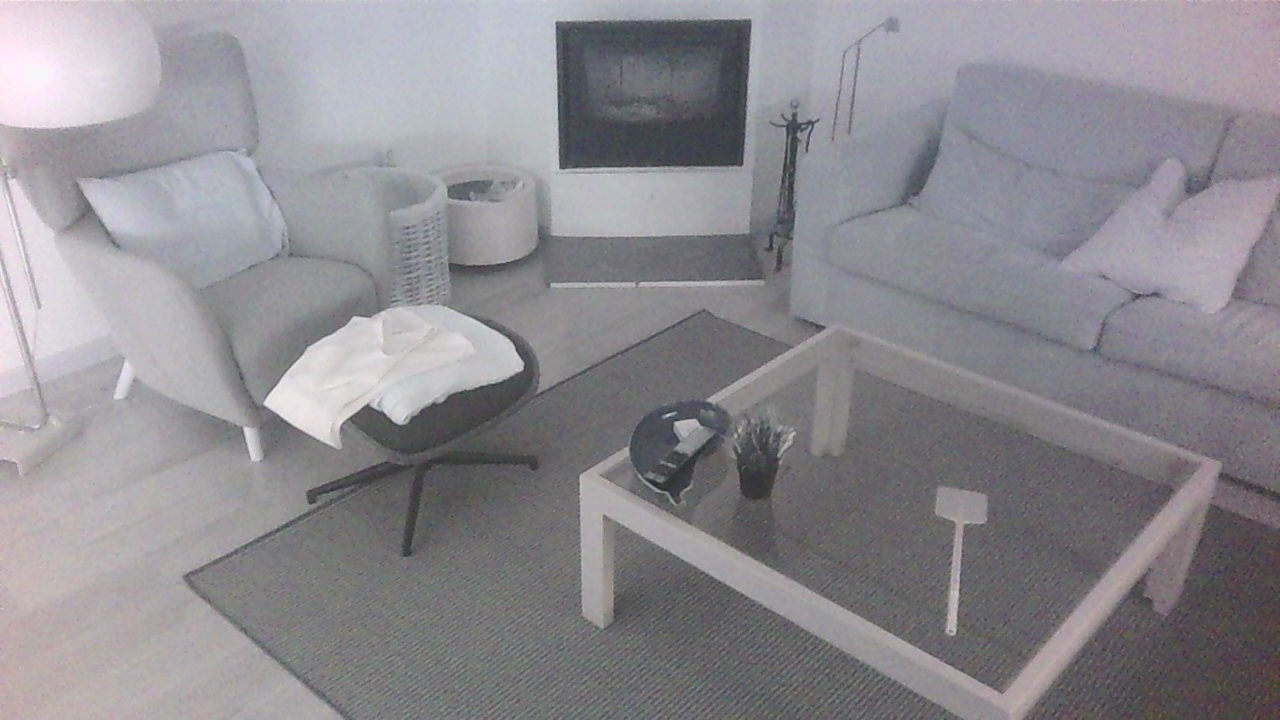
#> input picture ros2_ws/tests/stereo-calibration/cam1.jpg, 1280 x 720 px, found by its file name
$ python feature_detection.py
#> lines starting #> are read from the running program, lines starting #| are printed output that depends on the picture; pictures that were not available may be replaced by others from this repository, and a replacement may not be noted
import cv2
import numpy as np
import matplotlib.pyplot as plt


def resize_image(img, target_size):
    return cv2.resize(
        img, (target_size[1], target_size[0]), interpolation=cv2.INTER_LINEAR
    )


def detect_and_match_features(img1, img2):
    # Initialize ORB detector
    orb = cv2.ORB_create(500)

    # Detect keypoints and descriptors with ORB
    keypoints1, descriptors1 = orb.detectAndCompute(img1, None)
    keypoints2, descriptors2 = orb.detectAndCompute(img2, None)

    # Create BFMatcher object
    bf = cv2.BFMatcher(cv2.NORM_HAMMING, crossCheck=True)

    # Match descriptors
    matches = bf.match(descriptors1, descriptors2)

    # Sort them in the order of their distance
    matches = sorted(matches, key=lambda x: x.distance)

    # Draw matches
    img_matches = cv2.drawMatches(
        img1,
        keypoints1,
        img2,
        keypoints2,
        matches[:50],
        None,
        flags=cv2.DrawMatchesFlags_NOT_DRAW_SINGLE_POINTS,
    )

    return keypoints1, keypoints2, matches, img_matches


# Load the images
dir = "./tests/2/"
img1 = cv2.imread(dir + "cam1.jpg", cv2.IMREAD_GRAYSCALE)
#> img1: shape (720, 1280); min 35, max 247, mean 140
img2 = cv2.imread(dir + "cam3.jpg", cv2.IMREAD_GRAYSCALE)
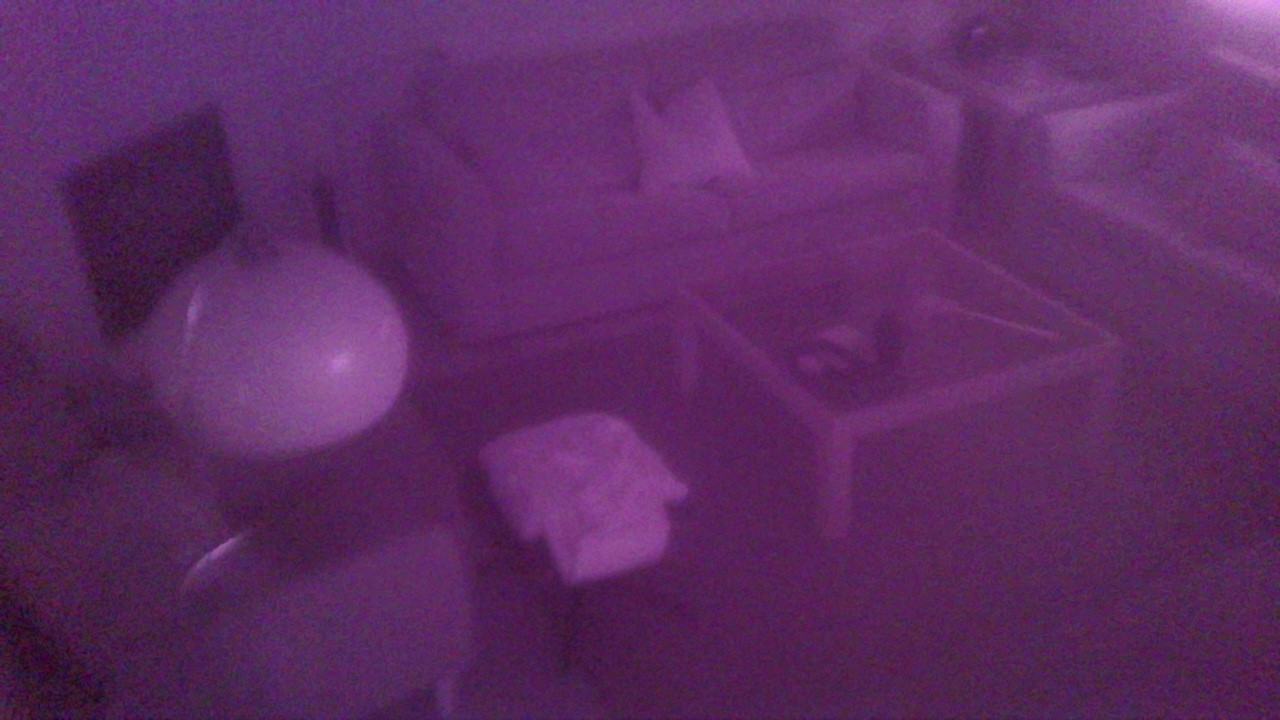
#> input picture ros2_ws/tests/stereo-calibration/cam2.jpg, 1280 x 720 px, given in place of cam3.jpg, which was not available
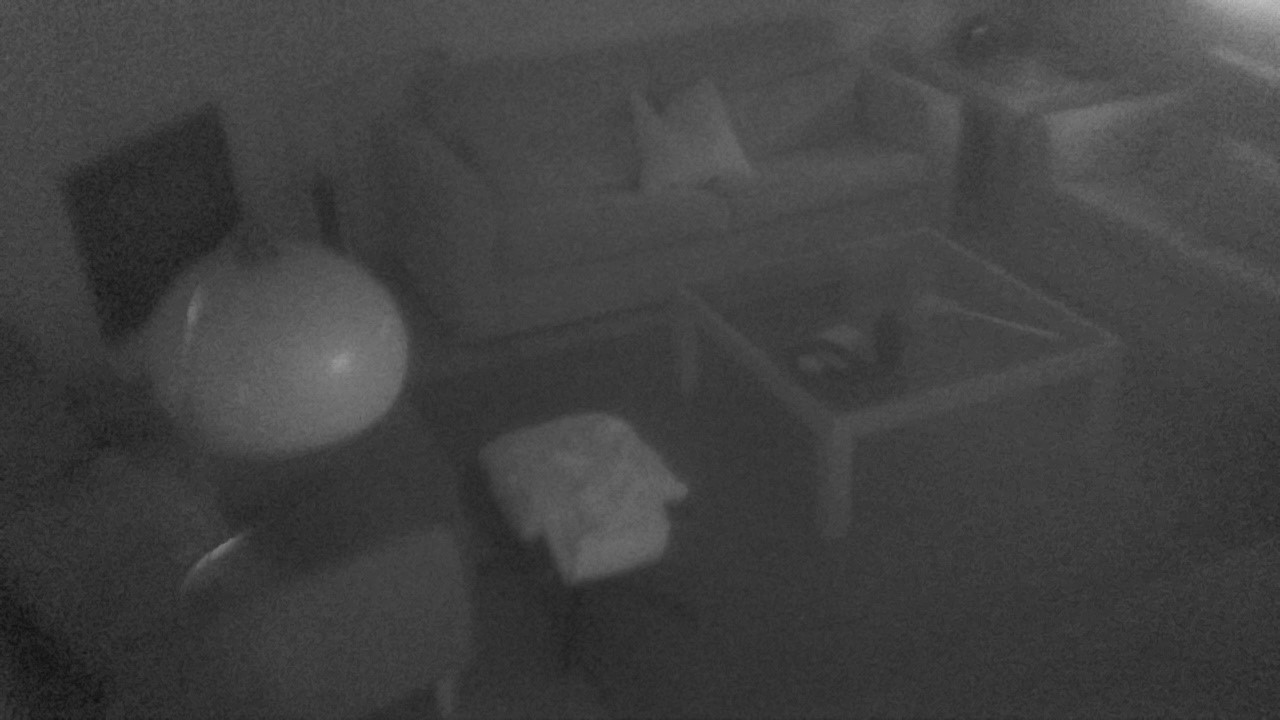
#> img2: shape (720, 1280); min 16, max 191, mean 65

# Preprocess the images
target_size = img2.shape  # Resize img1 to match the size of img2
#> target_size = (720, 1280)


# [4 lines of commented-out code are left out]


img1_pre = resize_image(img1, target_size)


# img2_med = cv2.medianBlur(img2, 3)
img2_prep = cv2.GaussianBlur(img2, (5,5), 0)
img2_prep = cv2.bilateralFilter(img2_prep, 11, 0, 0)


# comp = cv2.resize(cv2.hconcat((img2, img2_eq, img2_prep)), (0, 0), fx=0.5, fy=0.5)
# cv2.imshow("comparison", comp)

keypoints1, keypoints2, matches, img_matches = detect_and_match_features(
    img1_pre, img2_prep
)
#> in detect_and_match_features, `keypoints1, descriptors1 = orb.detectAndCompute(img1, None)`: keypoints1 = 500 keypoints; strongest (x, y, size): (562, 168, 37.2), (676, 424, 31), (520, 364, 92.6), (516, 365, 111.1)
#> in detect_and_match_features, `keypoints2, descriptors2 = orb.detectAndCompute(img2, None)`: keypoints2 = 2 keypoints; (x, y, size): (229, 541, 111.1), (230, 540, 92.6)
#> in detect_and_match_features, `matches = bf.match(descriptors1, descriptors2)`: matches = 1 matches
#> in detect_and_match_features, `img_matches = cv2.drawMatches( img1, keypoints1, img2, keypoints2, mat..`:
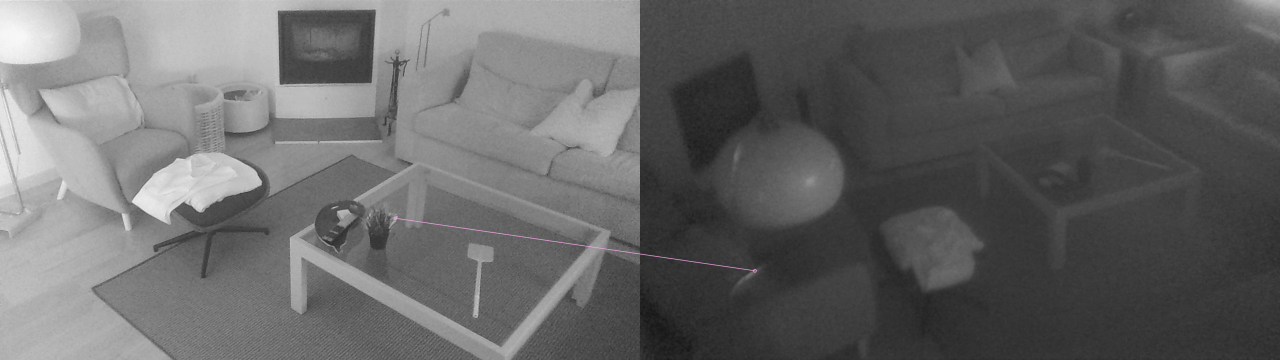
#> img_matches: shape (720, 2560, 3) (shown at 1/2 size); mean of channels 0, 1, 2 102.6, 102.6, 102.6; drawn as B, G, R
#> matches = 1 matches

# img_matches = cv2.resize(img_matches, (0, 0), fx=0.5, fy=0.5)
# Show the matches
cv2.imshow("Matches", img_matches)
cv2.waitKey(0)
cv2.destroyAllWindows()
